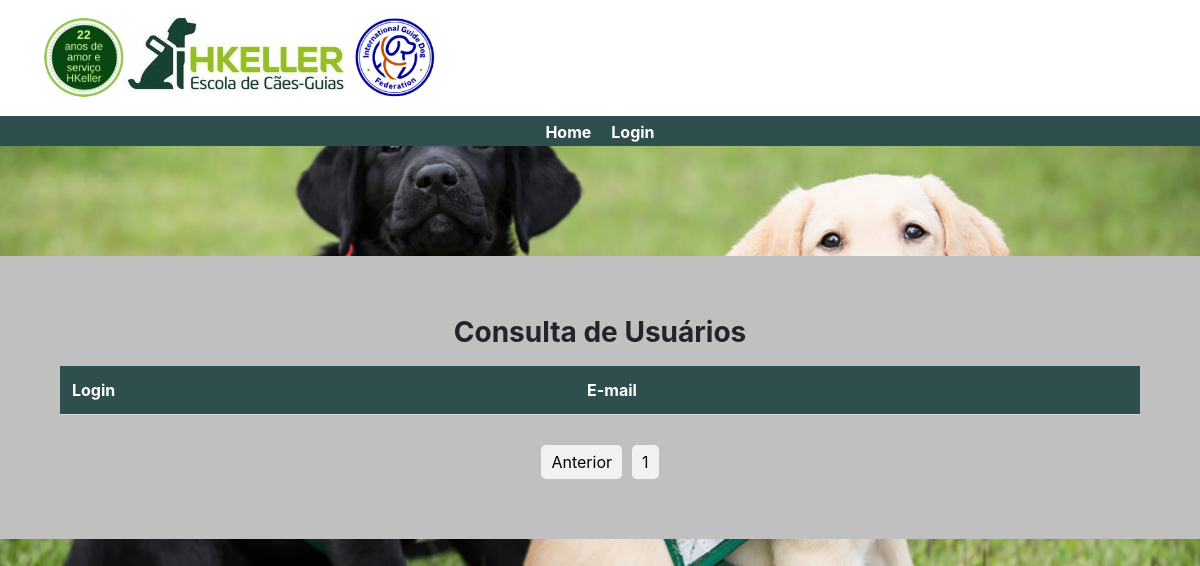
The app's page /app/views/Usuarios/UsuariosListView.php?pagina=5, older data.
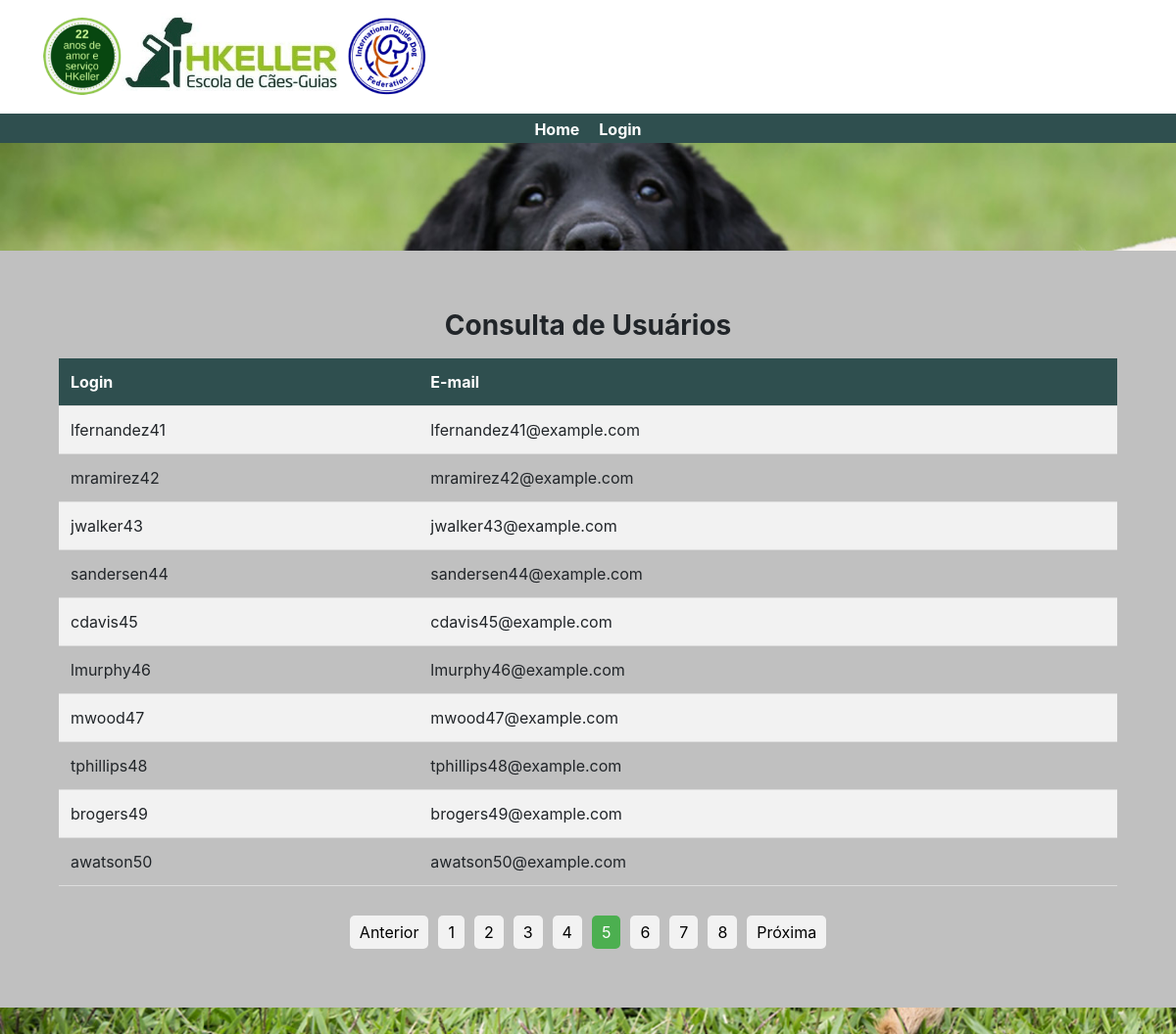
The same page, newer data.
### tables this page shows
CREATE TABLE `usuarios` (
  `ID` int(10) NOT NULL COMMENT 'Identificador do usuário.',
  `LOGIN` varchar(20) NOT NULL COMMENT 'Login para entrar no sistema.',
  `SENHA` varchar(20) NOT NULL COMMENT 'Senha do usuário.',
  `EMAIL` varchar(70) NOT NULL COMMENT 'E-mail usado na redefinição de senha.',
  `FOTO` blob NOT NULL
);

### app/models/Usuarios/UsuariosModel.php (called while the page is built, shortened)
<?php
class UsuariosModel{
    public function consultar(){
        $conn = new Conexao();
        $conn = $conn->conectar();
        $stmt = $conn->prepare("SELECT * FROM usuarios");
        $stmt->execute();
        return $stmt->fetchAll(PDO::FETCH_ASSOC);
    }
}
?>

### app/controllers/Usuarios/UsuariosController.php (called while the page is built, shortened)
<?php
require_once DIR_PATH.'/app/models/Usuarios/UsuariosModel.php';
class UsuariosController {
    public function __construct(){
        $this->usuario = new UsuariosModel();
    }
    public function consultar() {
        $resultado = $this->usuario->consultar();
        return $resultado;
    }
    public function processRequest($actionName) {
        switch ($actionName) {
            case "consultarUsuario":
                return $this->consultar();
                break;
        }
    }
}
?>

### app/views/Usuarios/UsuariosListView.php (the view, shortened to what this page needs)
<?php
include DIR_PATH.'app/views/Esqueleto/Esqueleto.php';
require_once DIR_PATH.'/app/controllers/Usuarios/UsuariosController.php';
$usuariosController = new UsuariosController();
$registrosPorPagina = 10;
$usuarios = $usuariosController->processRequest("consultarUsuario");
$totalRegistros = count($usuarios);
$totalPaginas = ceil($totalRegistros / $registrosPorPagina);
$paginaAtual = $_GET['pagina'];
$registroInicial = ($paginaAtual - 1) * $registrosPorPagina;
$usuarios = array_slice($usuarios, $registroInicial, $registrosPorPagina);
?>
<!DOCTYPE html>
<html>
<head>
</head>
<body>
<div class="container-cadastro">
    <h1 class="h3 mb-3 font-weight-normal"><b>Consulta de Usuários</b></h1>
    <table>
        <tr>
            <th style="background-color: #2F4F4F; color: white;" >Login</th>
            <th style="background-color: #2F4F4F; color: white;">E-mail</th>
        </tr>
        <?php foreach ($usuarios as $usuario): ?>
            <tr>
                <td><?php echo $usuario['LOGIN'] ?></td>
                <td><?php echo $usuario['EMAIL'] ?></td>
            </tr>
        <?php endforeach; ?>
    </table>
    <div class="pagination">
        <?php if ($paginaAtual > 1): ?>
            <a href="?pagina=<?php echo $paginaAtual - 1; ?>">Anterior</a>
        <?php endif; ?>
        <?php for ($i = 1; $i <= $totalPaginas; $i++): ?>
            <?php if ($i == $paginaAtual): ?>
                <a href="?pagina=<?php echo $i; ?>" class="active"><?php echo $i; ?></a>
            <?php else: ?>
                <a href="?pagina=<?php echo $i; ?>"><?php echo $i; ?></a>
            <?php endif; ?>
        <?php endfor; ?>
        <?php if ($paginaAtual < $totalPaginas): ?>
            <a href="?pagina=<?php echo $paginaAtual + 1; ?>">Próxima</a>
        <?php endif; ?>
    </div>
</div>
</body>
</html>

Row changes from the older to the newer data that the page shows:
added usuarios: LOGIN "lfernandez41", EMAIL "lfernandez41@example.com"
added usuarios: LOGIN "mramirez42", EMAIL "mramirez42@example.com"
added usuarios: LOGIN "jwalker43", EMAIL "jwalker43@example.com"
added usuarios: LOGIN "sandersen44", EMAIL "sandersen44@example.com"
added usuarios: LOGIN "cdavis45", EMAIL "cdavis45@example.com"
added usuarios: LOGIN "lmurphy46", EMAIL "lmurphy46@example.com"
added usuarios: LOGIN "mwood47", EMAIL "mwood47@example.com"
added usuarios: LOGIN "tphillips48", EMAIL "tphillips48@example.com"
added usuarios: LOGIN "brogers49", EMAIL "brogers49@example.com"
added usuarios: LOGIN "awatson50", EMAIL "awatson50@example.com"
Text that changed along with them:
new list line: "2"
new list line: "3"
new list line: "4"
new list line: "5"
new list line: "6"
new list line: "7"
new list line: "8"
text now shown: "Próxima"
